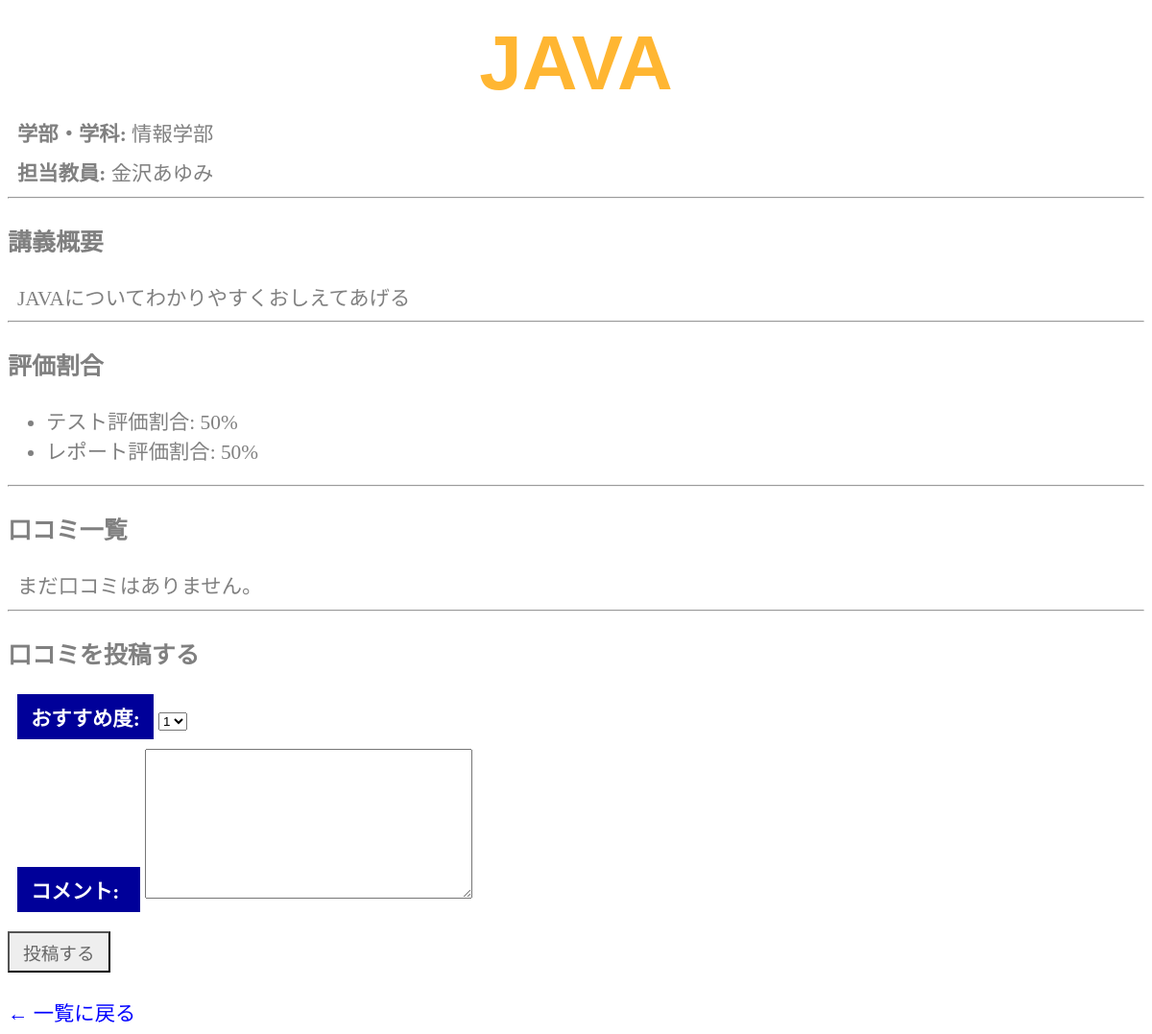
The page /syllabus/detail/4/ on the database its author committed.
### syllabus/models.py (models this page shows, shortened)
class Course(models.Model):
    title = models.CharField(max_length=100)
    teacher = models.CharField(max_length=50)
    department = models.ForeignKey(Department, on_delete=models.CASCADE)
    description = models.TextField()
    exam_ratio = models.IntegerField()
    report_ratio = models.IntegerField()

class Department(models.Model):
    name = models.CharField(max_length=50)

### syllabus/views.py (the view)
# urls.py: path('detail/<int:id>/', views.detail, name='detail'),
def detail(request, id):
    course = get_object_or_404(Course, id=id)
    if request.method == 'POST':
        form = ReviewForm(request.POST)
        if form.is_valid():
            review = form.save(commit=False)
            review.course = course
            review.save()
            return redirect('syllabus:detail', id=course.id)
    else:
        form = ReviewForm()
    reviews = course.review_set.all().order_by('-created_at')
    context = {
        'title': '講義詳細（シラバス）',
        'course': course,
        'reviews': reviews,
        'form': form,
    }
    return render(request, 'syllabus/detail.html', context)

### syllabus/forms.py
class ReviewForm(forms.ModelForm):
    class Meta:
        model = Review
        fields = ['rating', 'comment']
        labels = {
            'rating': 'おすすめ度',
            'comment': 'コメント',
        }
        widgets = {
            'rating': forms.Select(choices=[(1, '1'), (2, '2'), (3, '3'), (4, '4'), (5, '5')])
        }

### syllabus/templates/syllabus/detail.html (shortened to what this page needs)
{% load static %}
<!doctype html>
<html lang="ja">
  <head>
    <link rel="stylesheet" type="text/css"
        href="{% static 'syllabus/css/style.css' %}" />
  </head>
  <body>
    <h1>{{ course.title }}</h1>
    <p><strong>学部・学科:</strong> {{ course.department.name }}</p>
    <p><strong>担当教員:</strong> {{ course.teacher }}</p>
    <hr>
    <h3>講義概要</h3>
    <p>{{ course.description|linebreaksbr }}</p>
    <hr>
    <h3>評価割合</h3>
    <ul>
      <li>テスト評価割合: {{ course.exam_ratio }}%</li>
      <li>レポート評価割合: {{ course.report_ratio }}%</li>
    </ul>
    <hr>
    <h3>口コミ一覧</h3>
    {% for review in reviews %}
      <div style="border: 1px solid #ccc; padding: 10px; margin-bottom: 10px;">
        <p><strong>評価 (星):</strong> {{ review.rating }} / 5</p>
        <p><strong>コメント:</strong><br>{{ review.comment|linebreaksbr }}</p>
        <p><small>投稿日時: {{ review.created_at|date:"Y-m-d H:i" }}</small></p>
      </div>
    {% empty %}
      <p>まだ口コミはありません。</p>
    {% endfor %}
    <hr>
    <h3>口コミを投稿する</h3>
    <form action="{% url 'syllabus:detail' course.id %}" method="post">
      {{ form.as_p }}
      <input type="submit" value="投稿する">
    </form>
    <br>
    <a href="{% url 'syllabus:index' %}">← 一覧に戻る</a>
  </body>
</html>

### syllabus/static/syllabus/css/style.css (style rules this page uses)
body { color: grey; font-size: 16pt; }
h1 { color: orange; opacity: 0.8; font-family: "Arial"; font-size: 60pt; margin-top: 20px; margin-bottom: 0px; text-align: center; }
p { margin: 10px; }
a { color: blue; text-decoration: none; }
label { background-color: #009; color: #fff; padding: 8px 14px; display: inline-block; min-width: 100px; font-weight: bold; }
input[type="submit"] { padding: 6px 14px; background-color: #eee; color: #666; font-size: 14pt; margin-top: 10px; cursor: pointer; }

### rows shown on the page
Course: title "JAVA", department.name "情報学部", teacher "金沢あゆみ", description "JAVAについてわかりやすくおしえてあげる", exam_ratio "50", report_ratio "50"
